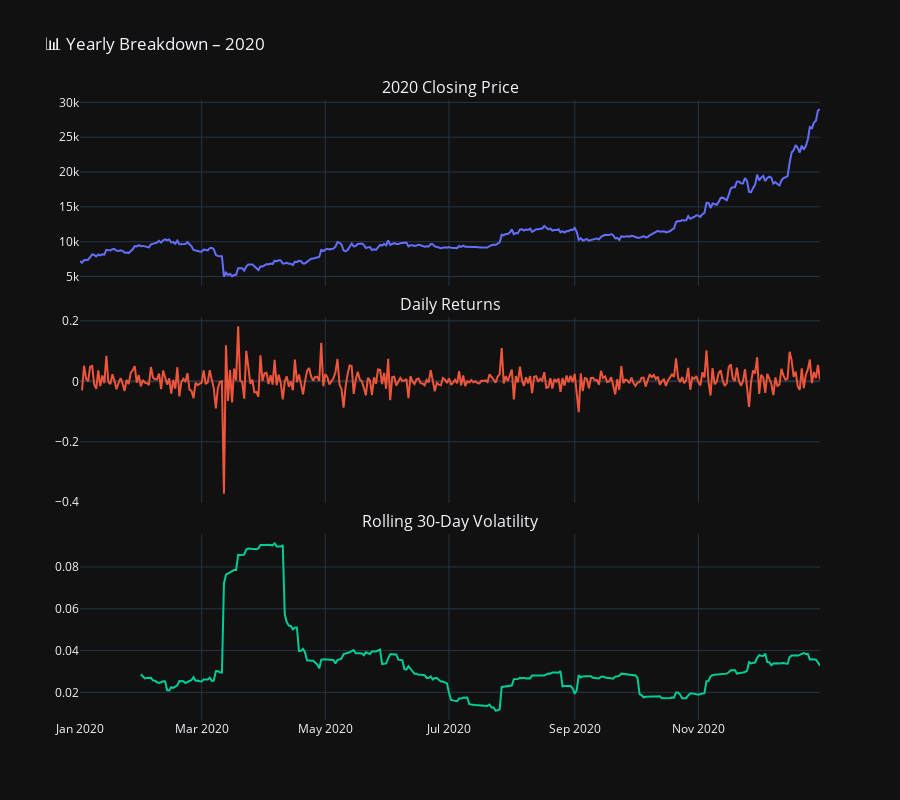

This figure's notebook cell:
### Markdown cell above
#### 📅 **2020 – Pandemic Year and the Start of the Bull Run**

### Code cell
# Plot for 2020
plot_yearly_segment(2020)

### Figure 1 — Plotly figure (JSON) as saved in the notebook; plotly's stock layout.template omitted (floating-point values rounded to 4 significant figures; data arrays with more than 128 entries replaced by an {"elided": "..."} marker saying what was removed)
{"data": [{"mode": "lines", "name": "Close", "type": "scatter", "x": {"elided": "366 str values"}, "xaxis": "x", "y": {"elided": "366 float values"}, "yaxis": "y"}, {"mode": "lines", "name": "Return", "type": "scatter", "x": {"elided": "366 str values"}, "xaxis": "x2", "y": {"elided": "366 float values"}, "yaxis": "y2"}, {"mode": "lines", "name": "Volatility", "type": "scatter", "x": {"elided": "366 str values"}, "xaxis": "x3", "y": {"elided": "366 float values"}, "yaxis": "y3"}], "layout": {"annotations": [{"font": {"size": 16}, "showarrow": false, "text": "2020 Closing Price", "x": 0.5, "xanchor": "center", "xref": "paper", "y": 1, "yanchor": "bottom", "yref": "paper"}, {"font": {"size": 16}, "showarrow": false, "text": "Daily Returns", "x": 0.5, "xanchor": "center", "xref": "paper", "y": 0.65, "yanchor": "bottom", "yref": "paper"}, {"font": {"size": 16}, "showarrow": false, "text": "Rolling 30-Day Volatility", "x": 0.5, "xanchor": "center", "xref": "paper", "y": 0.3, "yanchor": "bottom", "yref": "paper"}], "height": 800, "showlegend": false, "title": {"text": "📊 Yearly Breakdown – 2020"}, "xaxis": {"anchor": "y", "domain": [0, 1], "matches": "x3", "showticklabels": false}, "xaxis2": {"anchor": "y2", "domain": [0, 1], "matches": "x3", "showticklabels": false}, "xaxis3": {"anchor": "y3", "domain": [0, 1]}, "yaxis": {"anchor": "x", "domain": [0.7, 1]}, "yaxis2": {"anchor": "x2", "domain": [0.35, 0.65]}, "yaxis3": {"anchor": "x3", "domain": [0, 0.3]}}}
